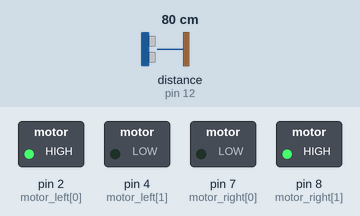
Bench run of a sketch on a simulated Arduino Uno, built with avr-gcc and run on an emulated ATmega328P. Shown: switched loads named in the sketch (green lamp = pin HIGH). Wiring (inferred from the names in the program): ultrasonic range finder: trigger pin 11; echo pin 12. Dashed ring = blinking. The test bench sets the inputs (shaded band); at power-on: distance to the obstacle (sensor on pin 12) 80 cm. The echo pulse lasts 58.3 µs per cm; pins used as bus, display or sensor lines are not drawn.

Above: at 10.5 s.
10.6 s: distance to the obstacle (sensor on pin 12) set to 2 cm
At 12.3 s:
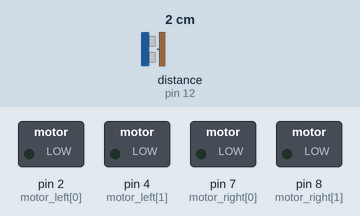
At 13.5 s:
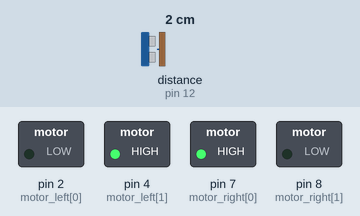
13.6 s: distance to the obstacle (sensor on pin 12) set to 6 cm
16.6 s: distance to the obstacle (sensor on pin 12) set to 9 cm
At 18.4 s:
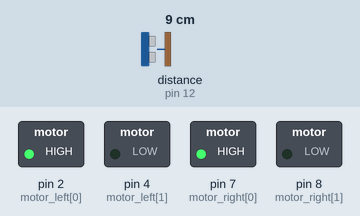
Timing chart, 0 to 19.9 s (numbered marks = the images above; inputs shaded):
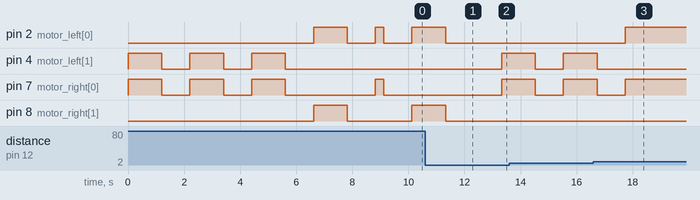

The sketch:

Code.ino
```cpp
//Obstacle Avoiding Cleaning Robot - Assuming a square/rectangular, empty room (for best performance)


#define echoPin 12 // Echo Pin
#define trigPin 11 // Trigger Pin
#define defaultDistance 9999999 //OutofRange Value

int maximumRange = 400; // Maximum range needed
int minimumRange = 6; // Minimum range needed
int ctr=0;

int motor_left[] = {2, 4};
int motor_right[] = {7, 8};


void setup()
{
   Serial.begin (9600);
   pinMode(trigPin, OUTPUT);
   pinMode(echoPin, INPUT);

   int i;
   for(i=0; i<2; i++)
   {
      pinMode(motor_left[i], OUTPUT);
      pinMode(motor_right[i], OUTPUT);
   }

   initi();
}


/////// INTITIALIZATION - RUNS ONLY ONCE ////////
void initi()
{
   int distance1 = getDistance();  //straight (pos 1)

   turnLeft();
   int distance2 = getDistance();  //left (pos 2)

   turnLeft();
   int distance3 = getDistance(); //behind (pos 3)

   turnLeft();
   int distance4 = getDistance(); //right (pos 4)

   if(shortestDist(distance1, distance2, distance3, distance4) == 1)
   {
      turnLeft();
      goStraight();
      turnRight();
      goStraight();
   }

   else if(shortestDist(distance1, distance2, distance3, distance4) == 2)
   {
      turnLeft();
      turnLeft();
      goStraight();
      turnRight();
      goStraight();
   }

   else if(shortestDist(distance1, distance2, distance3, distance4) == 3)
   {
      turnRight();
      turnRight();
      goStraight();
      turnRight();
      goStraight();
   }

   else if(shortestDist(distance1, distance2, distance3, distance4) == 4)
   {
      goStraight();
      turnRight();
      goStraight();
   }
}


///// CALCULATES DISTANCE AND RETURNS IT /////////////
int getDistance()
{
    digitalWrite(trigPin, LOW);
    delayMicroseconds(2);

    digitalWrite(trigPin, HIGH);
    delayMicroseconds(10);

    digitalWrite(trigPin, LOW);
    int duration = pulseIn(echoPin, HIGH);
    int distance = duration/57;           //Calculates distance from ping

    if(distance > maximumRange)
      return defaultDistance;

      else
        return distance;
}


///// CALCULATES THE SHORTEST DISTNACE WHEN GIVEN 3 VALUES AND RETURNS IT /////////////
int shortestDist(int d1, int d2, int d3, int d4)
{
   if(d1<=d2 && d1<=d3 && d1<=d4)
      return d1;

   else if(d2<d1 && d2<=d3, d2<=d4)
      return d2;

   else if(d3<d2 && d3<d1 && d3<=d4)
      return d3;

   else if(d4<d1 && d4<d2 && d4<d3)
      return d4;
}


///// TURNS THE ROBOT 90 DEGREES TO THE LEFT /////////////
void turnLeft()
{
  digitalWrite(motor_left[0], LOW);
  digitalWrite(motor_left[1], HIGH);

  digitalWrite(motor_right[0], HIGH);
  digitalWrite(motor_right[1], LOW);
  delay(1200);

  MotorStop();
}

///// TURNS THE ROBOT 90 DEGREES TO THE RIGHT /////////////
void turnRight()
{
  digitalWrite(motor_left[0], HIGH);
  digitalWrite(motor_left[1], LOW);

  digitalWrite(motor_right[0], LOW);
  digitalWrite(motor_right[1], HIGH);
  delay(1200);

  MotorStop();
}


///// TAKES A SMALL STEP /////////////
void takeStep()
{
  if(getDistance()>minimumRange)
  {
      digitalWrite(motor_left[0], HIGH);
      digitalWrite(motor_left[1], LOW);

      digitalWrite(motor_right[0], HIGH);
      digitalWrite(motor_right[1], LOW);
      delay(300);
      MotorStop();
  }
}


////// STOPS THE MOTOR ////////
void MotorStop()
{
  digitalWrite(motor_left[0], LOW);
  digitalWrite(motor_left[1], LOW);

  digitalWrite(motor_right[0], LOW);
  digitalWrite(motor_right[1], LOW);
  delay(1000);
}


//////// GOES STRAIGHT TILL IT DETECTS AN OBSTACLE //////////
void goStraight()
{
   while(getDistance() > minimumRange)
   {
      digitalWrite(motor_left[0], HIGH);
      digitalWrite(motor_left[1], LOW);

      digitalWrite(motor_right[0], HIGH);
      digitalWrite(motor_right[1], LOW);
   }
      MotorStop();
}


///////TELLS THE ROBOT WHAT TO DO WHEN IT DETECTS AN OBSTACLE. RUNS TILL IT COVERS THE AREA OF ENTIRE ROOM///////////////
void obsDetect()
{
   if(ctr%2==0)
   {
      turnRight();
      takeStep();
      turnRight();
   }

    else
    {
      turnLeft();
      takeStep();
      turnLeft();
    }

    ctr++;
    goStraight();
}

void loop()
{
    obsDetect();
}
```

Measured:
- the behaviour switches between 7 and 8 cm on distance to the obstacle (sensor on pin 12) (found by bisection; images 2 and 3)
- after the input at 10.6 s, pin 2 (motor_left[0]): goes on until 11.3 s, then stays LOW; pin 4 (motor_left[1]): LOW → HIGH after 2.7 s; pin 7 (motor_right[0]): LOW → HIGH after 2.7 s instead of 1.7 s
- after the input at 16.6 s, pin 4 (motor_left[1]): goes on until 16.7 s, then stays LOW; pin 8 (motor_right[1]): stops changing and stays LOW
